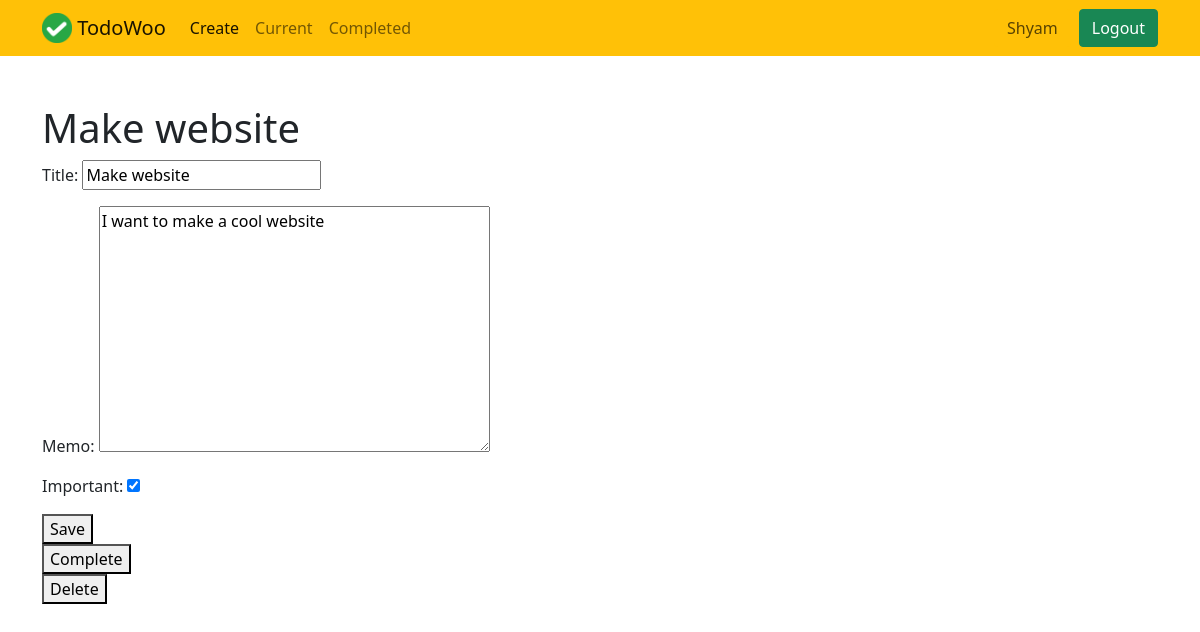
Page /todo/3 (signed in) on the committed database.
### todo/models.py (models this page shows, shortened)
class Todo(models.Model):
	title = models.CharField(max_length=100)
	memo = models.TextField(blank=True)
	created = models.DateTimeField(auto_now_add=True)
	datecompleted = models.DateTimeField(null=True, blank=True)
	important = models.BooleanField(default=False)
	user = models.ForeignKey(User, on_delete=models.CASCADE)

### todo/views.py (the view, shortened to what this page needs)
# urls.py: path('todo/<int:todo_pk>', views.viewtodo, name='viewtodo'),
@login_required
def viewtodo(request, todo_pk):
	todo = get_object_or_404(Todo, pk=todo_pk, user = request.user)
	if request.method=='GET':
		form = TodoForm(instance=todo)
		return render(request, 'todo/viewtodo.html', {'todo': todo, 'form': form})

### todo/forms.py
class TodoForm(ModelForm):
	class Meta:
		model = Todo
		fields = ['title', 'memo', 'important']

### todo/templates/todo/viewtodo.html (shortened to what this page needs)
{% extends 'todo/base.html' %}
{% block content %}
<h1>{{ todo.title }}</h1>
<form method="POST">
	{{ form.as_p }}
	<button type="submit">Save</button>
</form>
<form method="POST" action="{% url 'completetodo' todo.id %}">
	<button type="submit">Complete</button>
</form>
<form method="POST" action="{% url 'deletetodo' todo.id %}">
	<button type="submit">Delete</button>
</form>
{% endblock %}

### todo/templates/todo/base.html (shortened to what this page needs)
{% load static %}
<!doctype html>
<html lang="en">
  <head>
    <link href="https://cdn.jsdelivr.net/npm/bootstrap@5.1.3/dist/css/bootstrap.min.css" rel="stylesheet">
  </head>
  <body>
  	<nav class="navbar navbar-expand-lg navbar-light bg-warning mb-5">
	  <div class="container">
	    <a class="navbar-brand" href="{% url 'home' %}">
	    	<img src="{% static 'todo/logo.png' %}" width="30" height="30" class="d-inline-block align-top">
	    	<span>TodoWoo</span>
	    </a>
	    {% if user.is_authenticated %}
	    <div class="collapse navbar-collapse" id="navbarSupportedContent">
	      <ul class="navbar-nav me-auto mb-2 mb-lg-0">
	        <li class="nav-item {{ create }}">
	          <a class="nav-link active" aria-current="page" href="{% url 'createtodo' %}">Create</a>
	        </li>
	        <li class="nav-item {{ current }}">
	          <a class="nav-link" href="{% url 'currenttodos' %}">Current</a>
	        </li>
	        <li class="nav-item {{ completed }}">
	          <a class="nav-link" href="{% url 'completedtodos' %}">Completed</a>
	        </li>
	      </ul>
	      <ul class="navbar-nav ml-auto">
	      	<li class="nav-item">
				<button class="btn btn-warning me-2" type="button" disabled>{{ user.username|title }}</button>
	      	</li>
	      	<li class="nav-item">
	      		<form class="d-flex" action="{% url 'logoutuser' %}" method="POST">
	        		<button class="btn btn-success" type="submit">Logout</button>
	      		</form>
	      	</li>
	      </ul>
	      {% endif%}
	    </div>
	  </div>
	</nav>
	<div class="container mt-5">
	{% block content %}{% endblock %}
	</div>
  </body>
</html>

### rows in the picture
Todo: title "Make website", memo "I want to make a cool website", important "☑"

### other values in the picture
{{ user.username|title }} "Shyam"
